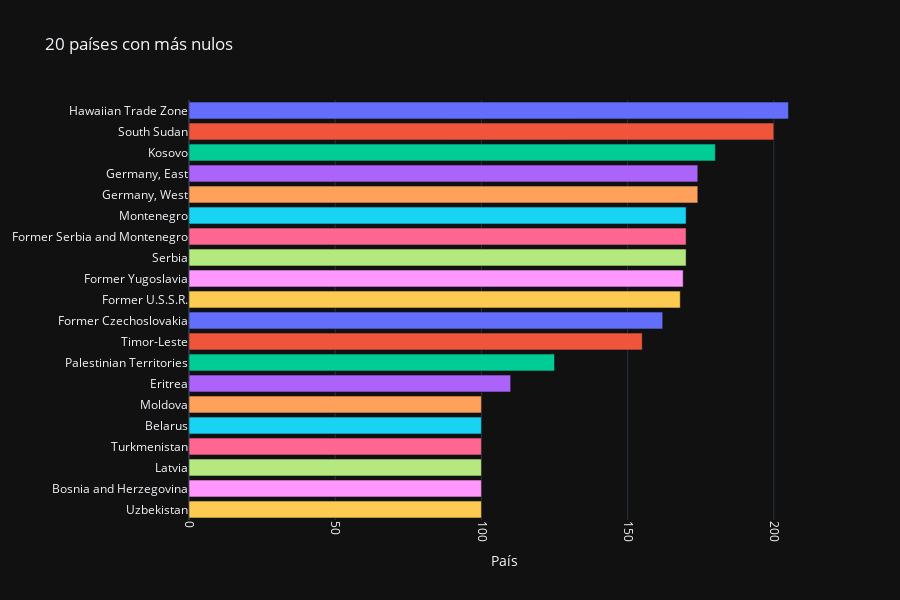

This figure's notebook cell:
### Code cell
color = consumo20largest.index
fig_2 = px.bar(consumo20largest,template="plotly_dark",title="20 países con más nulos",
                color=color,orientation="h",height=600)
fig_2.update_layout(xaxis_title="País",yaxis_title=None,showlegend=False)
fig_2.update_xaxes(tickangle=90)

### Figure 1 — Plotly figure (JSON) as saved in the notebook; plotly's stock layout.template omitted (floating-point values rounded to 4 significant figures)
{"data": [{"alignmentgroup": "True", "hovertemplate": "index=%{y}<br>value=%{x}<extra></extra>", "legendgroup": "Hawaiian Trade Zone", "marker": {"color": "#636efa", "pattern": {"shape": ""}}, "name": "Hawaiian Trade Zone", "offsetgroup": "Hawaiian Trade Zone", "orientation": "h", "showlegend": true, "textposition": "auto", "type": "bar", "x": [205], "xaxis": "x", "y": ["Hawaiian Trade Zone"], "yaxis": "y"}, {"alignmentgroup": "True", "hovertemplate": "index=%{y}<br>value=%{x}<extra></extra>", "legendgroup": "South Sudan", "marker": {"color": "#EF553B", "pattern": {"shape": ""}}, "name": "South Sudan", "offsetgroup": "South Sudan", "orientation": "h", "showlegend": true, "textposition": "auto", "type": "bar", "x": [200], "xaxis": "x", "y": ["South Sudan"], "yaxis": "y"}, {"alignmentgroup": "True", "hovertemplate": "index=%{y}<br>value=%{x}<extra></extra>", "legendgroup": "Kosovo", "marker": {"color": "#00cc96", "pattern": {"shape": ""}}, "name": "Kosovo", "offsetgroup": "Kosovo", "orientation": "h", "showlegend": true, "textposition": "auto", "type": "bar", "x": [180], "xaxis": "x", "y": ["Kosovo"], "yaxis": "y"}, {"alignmentgroup": "True", "hovertemplate": "index=%{y}<br>value=%{x}<extra></extra>", "legendgroup": "Germany, East", "marker": {"color": "#ab63fa", "pattern": {"shape": ""}}, "name": "Germany, East", "offsetgroup": "Germany, East", "orientation": "h", "showlegend": true, "textposition": "auto", "type": "bar", "x": [174], "xaxis": "x", "y": ["Germany, East"], "yaxis": "y"}, {"alignmentgroup": "True", "hovertemplate": "index=%{y}<br>value=%{x}<extra></extra>", "legendgroup": "Germany, West", "marker": {"color": "#FFA15A", "pattern": {"shape": ""}}, "name": "Germany, West", "offsetgroup": "Germany, West", "orientation": "h", "showlegend": true, "textposition": "auto", "type": "bar", "x": [174], "xaxis": "x", "y": ["Germany, West"], "yaxis": "y"}, {"alignmentgroup": "True", "hovertemplate": "index=%{y}<br>value=%{x}<extra></extra>", "legendgroup": "Montenegro", "marker": {"color": "#19d3f3", "pattern": {"shape": ""}}, "name": "Montenegro", "offsetgroup": "Montenegro", "orientation": "h", "showlegend": true, "textposition": "auto", "type": "bar", "x": [170], "xaxis": "x", "y": ["Montenegro"], "yaxis": "y"}, {"alignmentgroup": "True", "hovertemplate": "index=%{y}<br>value=%{x}<extra></extra>", "legendgroup": "Former Serbia and Montenegro", "marker": {"color": "#FF6692", "pattern": {"shape": ""}}, "name": "Former Serbia and Montenegro", "offsetgroup": "Former Serbia and Montenegro", "orientation": "h", "showlegend": true, "textposition": "auto", "type": "bar", "x": [170], "xaxis": "x", "y": ["Former Serbia and Montenegro"], "yaxis": "y"}, {"alignmentgroup": "True", "hovertemplate": "index=%{y}<br>value=%{x}<extra></extra>", "legendgroup": "Serbia", "marker": {"color": "#B6E880", "pattern": {"shape": ""}}, "name": "Serbia", "offsetgroup": "Serbia", "orientation": "h", "showlegend": true, "textposition": "auto", "type": "bar", "x": [170], "xaxis": "x", "y": ["Serbia"], "yaxis": "y"}, {"alignmentgroup": "True", "hovertemplate": "index=%{y}<br>value=%{x}<extra></extra>", "legendgroup": "Former Yugoslavia", "marker": {"color": "#FF97FF", "pattern": {"shape": ""}}, "name": "Former Yugoslavia", "offsetgroup": "Former Yugoslavia", "orientation": "h", "showlegend": true, "textposition": "auto", "type": "bar", "x": [169], "xaxis": "x", "y": ["Former Yugoslavia"], "yaxis": "y"}, {"alignmentgroup": "True", "hovertemplate": "index=%{y}<br>value=%{x}<extra></extra>", "legendgroup": "Former U.S.S.R.", "marker": {"color": "#FECB52", "pattern": {"shape": ""}}, "name": "Former U.S.S.R.", "offsetgroup": "Former U.S.S.R.", "orientation": "h", "showlegend": true, "textposition": "auto", "type": "bar", "x": [168], "xaxis": "x", "y": ["Former U.S.S.R."], "yaxis": "y"}, {"alignmentgroup": "True", "hovertemplate": "index=%{y}<br>value=%{x}<extra></extra>", "legendgroup": "Former Czechoslovakia", "marker": {"color": "#636efa", "pattern": {"shape": ""}}, "name": "Former Czechoslovakia", "offsetgroup": "Former Czechoslovakia", "orientation": "h", "showlegend": true, "textposition": "auto", "type": "bar", "x": [162], "xaxis": "x", "y": ["Former Czechoslovakia"], "yaxis": "y"}, {"alignmentgroup": "True", "hovertemplate": "index=%{y}<br>value=%{x}<extra></extra>", "legendgroup": "Timor-Leste", "marker": {"color": "#EF553B", "pattern": {"shape": ""}}, "name": "Timor-Leste", "offsetgroup": "Timor-Leste", "orientation": "h", "showlegend": true, "textposition": "auto", "type": "bar", "x": [155], "xaxis": "x", "y": ["Timor-Leste"], "yaxis": "y"}, {"alignmentgroup": "True", "hovertemplate": "index=%{y}<br>value=%{x}<extra></extra>", "legendgroup": "Palestinian Territories", "marker": {"color": "#00cc96", "pattern": {"shape": ""}}, "name": "Palestinian Territories", "offsetgroup": "Palestinian Territories", "orientation": "h", "showlegend": true, "textposition": "auto", "type": "bar", "x": [125], "xaxis": "x", "y": ["Palestinian Territories"], "yaxis": "y"}, {"alignmentgroup": "True", "hovertemplate": "index=%{y}<br>value=%{x}<extra></extra>", "legendgroup": "Eritrea", "marker": {"color": "#ab63fa", "pattern": {"shape": ""}}, "name": "Eritrea", "offsetgroup": "Eritrea", "orientation": "h", "showlegend": true, "textposition": "auto", "type": "bar", "x": [110], "xaxis": "x", "y": ["Eritrea"], "yaxis": "y"}, {"alignmentgroup": "True", "hovertemplate": "index=%{y}<br>value=%{x}<extra></extra>", "legendgroup": "Moldova", "marker": {"color": "#FFA15A", "pattern": {"shape": ""}}, "name": "Moldova", "offsetgroup": "Moldova", "orientation": "h", "showlegend": true, "textposition": "auto", "type": "bar", "x": [100], "xaxis": "x", "y": ["Moldova"], "yaxis": "y"}, {"alignmentgroup": "True", "hovertemplate": "index=%{y}<br>value=%{x}<extra></extra>", "legendgroup": "Belarus", "marker": {"color": "#19d3f3", "pattern": {"shape": ""}}, "name": "Belarus", "offsetgroup": "Belarus", "orientation": "h", "showlegend": true, "textposition": "auto", "type": "bar", "x": [100], "xaxis": "x", "y": ["Belarus"], "yaxis": "y"}, {"alignmentgroup": "True", "hovertemplate": "index=%{y}<br>value=%{x}<extra></extra>", "legendgroup": "Turkmenistan", "marker": {"color": "#FF6692", "pattern": {"shape": ""}}, "name": "Turkmenistan", "offsetgroup": "Turkmenistan", "orientation": "h", "showlegend": true, "textposition": "auto", "type": "bar", "x": [100], "xaxis": "x", "y": ["Turkmenistan"], "yaxis": "y"}, {"alignmentgroup": "True", "hovertemplate": "index=%{y}<br>value=%{x}<extra></extra>", "legendgroup": "Latvia", "marker": {"color": "#B6E880", "pattern": {"shape": ""}}, "name": "Latvia", "offsetgroup": "Latvia", "orientation": "h", "showlegend": true, "textposition": "auto", "type": "bar", "x": [100], "xaxis": "x", "y": ["Latvia"], "yaxis": "y"}, {"alignmentgroup": "True", "hovertemplate": "index=%{y}<br>value=%{x}<extra></extra>", "legendgroup": "Bosnia and Herzegovina", "marker": {"color": "#FF97FF", "pattern": {"shape": ""}}, "name": "Bosnia and Herzegovina", "offsetgroup": "Bosnia and Herzegovina", "orientation": "h", "showlegend": true, "textposition": "auto", "type": "bar", "x": [100], "xaxis": "x", "y": ["Bosnia and Herzegovina"], "yaxis": "y"}, {"alignmentgroup": "True", "hovertemplate": "index=%{y}<br>value=%{x}<extra></extra>", "legendgroup": "Uzbekistan", "marker": {"color": "#FECB52", "pattern": {"shape": ""}}, "name": "Uzbekistan", "offsetgroup": "Uzbekistan", "orientation": "h", "showlegend": true, "textposition": "auto", "type": "bar", "x": [100], "xaxis": "x", "y": ["Uzbekistan"], "yaxis": "y"}], "layout": {"barmode": "relative", "height": 600, "legend": {"title": {"text": "index"}, "tracegroupgap": 0}, "showlegend": false, "title": {"text": "20 países con más nulos"}, "xaxis": {"anchor": "y", "domain": [0, 1], "tickangle": 90, "title": {"text": "País"}}, "yaxis": {"anchor": "x", "categoryarray": ["Uzbekistan", "Bosnia and Herzegovina", "Latvia", "Turkmenistan", "Belarus", "Moldova", "Eritrea", "Palestinian Territories", "Timor-Leste", "Former Czechoslovakia", "Former U.S.S.R.", "Former Yugoslavia", "Serbia", "Former Serbia and Montenegro", "Montenegro", "Germany, West", "Germany, East", "Kosovo", "South Sudan", "Hawaiian Trade Zone"], "categoryorder": "array", "domain": [0, 1], "title": {}}}}
